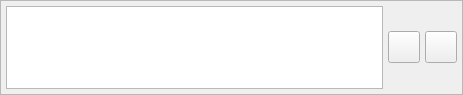
<?xml version="1.0" encoding="UTF-8"?>
<ui version="4.0">
 <class>InputTextWidgetClass</class>
 <widget class="QWidget" name="InputTextWidgetClass">
  <property name="geometry">
   <rect>
    <x>0</x>
    <y>0</y>
    <width>463</width>
    <height>95</height>
   </rect>
  </property>
  <property name="sizePolicy">
   <sizepolicy hsizetype="Expanding" vsizetype="Preferred">
    <horstretch>0</horstretch>
    <verstretch>0</verstretch>
   </sizepolicy>
  </property>
  <property name="minimumSize">
   <size>
    <width>0</width>
    <height>0</height>
   </size>
  </property>
  <property name="maximumSize">
   <size>
    <width>16777215</width>
    <height>16777215</height>
   </size>
  </property>
  <property name="windowTitle">
   <string>Form</string>
  </property>
  <property name="styleSheet">
   <string notr="true"/>
  </property>
  <layout class="QGridLayout" name="gridLayout_2">
   <property name="leftMargin">
    <number>0</number>
   </property>
   <property name="topMargin">
    <number>0</number>
   </property>
   <property name="rightMargin">
    <number>0</number>
   </property>
   <property name="bottomMargin">
    <number>0</number>
   </property>
   <property name="spacing">
    <number>0</number>
   </property>
   <item row="0" column="0">
    <widget class="QFrame" name="m_MainFrame">
     <property name="frameShape">
      <enum>QFrame::StyledPanel</enum>
     </property>
     <property name="frameShadow">
      <enum>QFrame::Raised</enum>
     </property>
     <layout class="QHBoxLayout" name="horizontalLayout">
      <property name="spacing">
       <number>5</number>
      </property>
      <property name="leftMargin">
       <number>5</number>
      </property>
      <property name="topMargin">
       <number>5</number>
      </property>
      <property name="rightMargin">
       <number>5</number>
      </property>
      <property name="bottomMargin">
       <number>5</number>
      </property>
      <item>
       <widget class="QPlainTextEdit" name="m_ChatTextEdit"/>
      </item>
      <item>
       <widget class="VxPushButton" name="m_CancelTextButton">
        <property name="sizePolicy">
         <sizepolicy hsizetype="Fixed" vsizetype="Fixed">
          <horstretch>0</horstretch>
          <verstretch>0</verstretch>
         </sizepolicy>
        </property>
        <property name="minimumSize">
         <size>
          <width>32</width>
          <height>32</height>
         </size>
        </property>
        <property name="maximumSize">
         <size>
          <width>32</width>
          <height>32</height>
         </size>
        </property>
        <property name="text">
         <string notr="true"/>
        </property>
        <property name="iconSize">
         <size>
          <width>32</width>
          <height>32</height>
         </size>
        </property>
       </widget>
      </item>
      <item>
       <widget class="VxPushButton" name="m_SendTextButton">
        <property name="sizePolicy">
         <sizepolicy hsizetype="Fixed" vsizetype="Fixed">
          <horstretch>0</horstretch>
          <verstretch>0</verstretch>
         </sizepolicy>
        </property>
        <property name="minimumSize">
         <size>
          <width>32</width>
          <height>32</height>
         </size>
        </property>
        <property name="maximumSize">
         <size>
          <width>32</width>
          <height>32</height>
         </size>
        </property>
        <property name="text">
         <string notr="true"/>
        </property>
        <property name="iconSize">
         <size>
          <width>32</width>
          <height>32</height>
         </size>
        </property>
       </widget>
      </item>
     </layout>
    </widget>
   </item>
  </layout>
 </widget>
 <customwidgets>
  <customwidget>
   <class>VxPushButton</class>
   <extends>QPushButton</extends>
   <header>VxPushButton.h</header>
  </customwidget>
 </customwidgets>
 <resources/>
 <connections/>
</ui>
